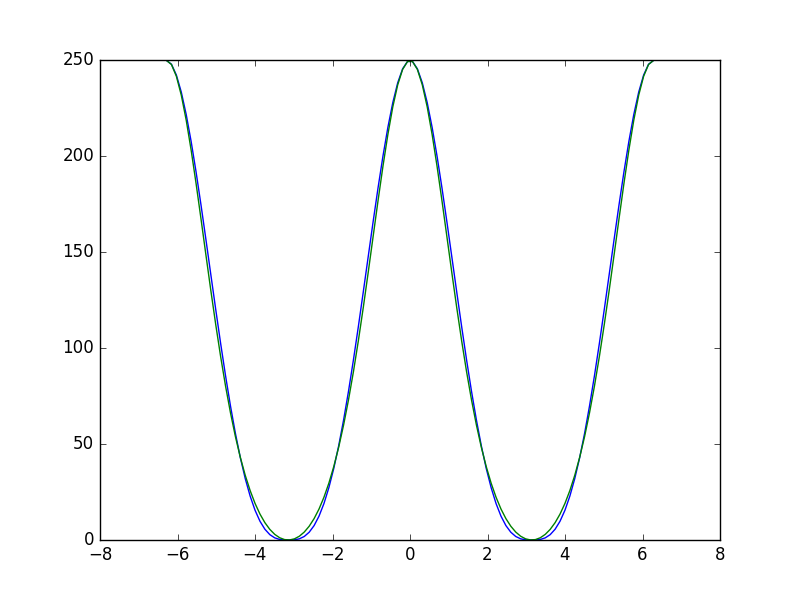

Reproduce this figure in Julia.
using PyPlot

phi = linspace(-pi,pi,1000)
dphi = collect(linspace(-2pi,2pi,100))

spot = cos(phi)
spot = 0.5.*(spot+abs(spot))


amp = zeros(100)
for i=1:100
  sspot = cos(phi+dphi[i])
  sspot = 0.5.*(sspot+abs(sspot))
  plot(phi,spot)
  plot(phi,sspot)
  plot(phi,spot.*sspot)
  amp[i] = sum(spot.*sspot)
end

clf()
plot(dphi,amp)
gamma = 1.7
plot(dphi,(exp(-gamma.*sin(.5.*dphi).^2)-exp(-gamma))./(1.-exp(-gamma)).*maximum(amp))
